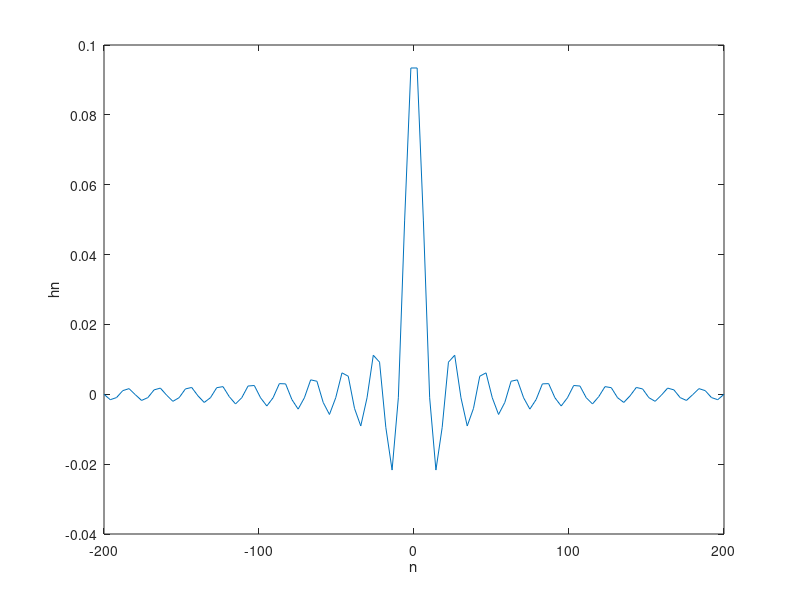
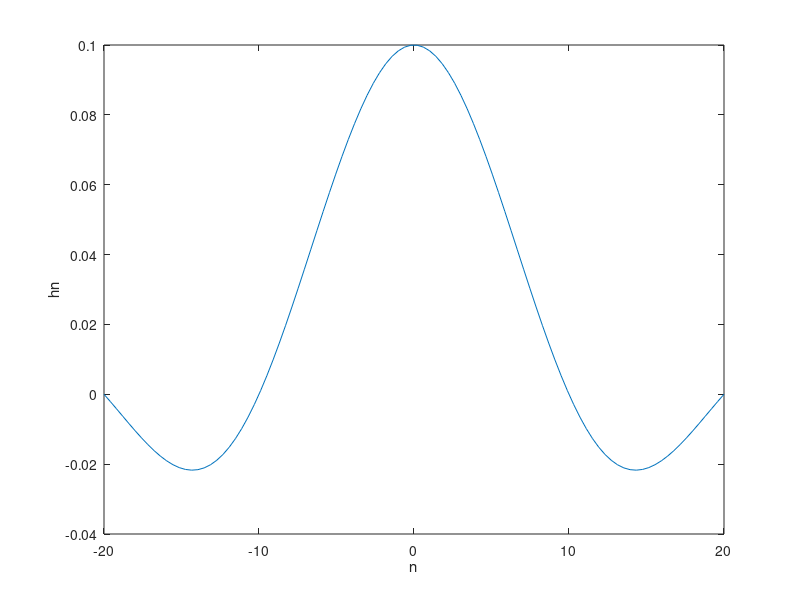
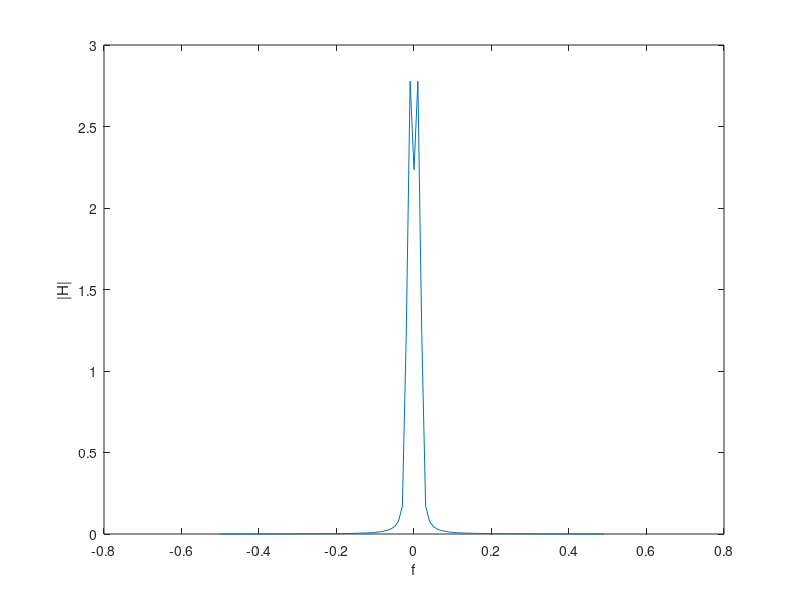
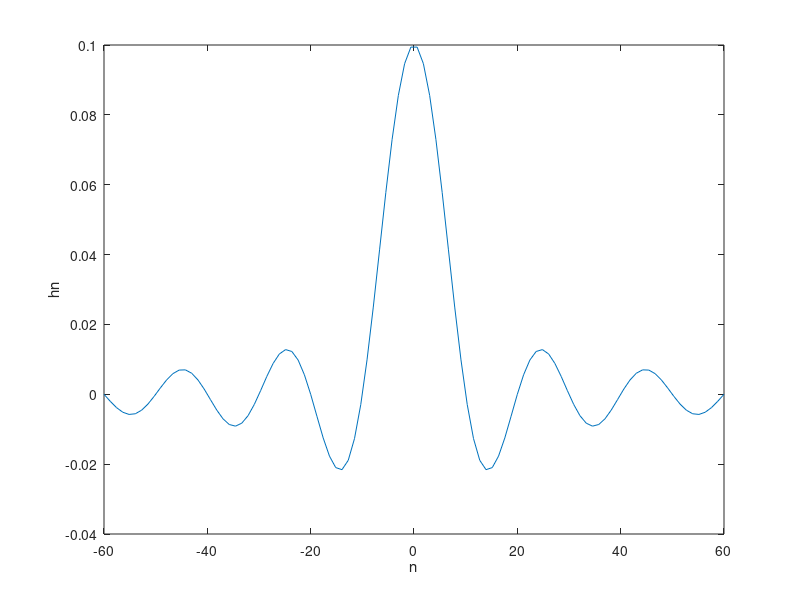

Recreate these plots in MATLAB, in order. (Note: this script raises an error after producing the figures.)
clear;
clc;
close all;

fe = 0.05;
n = linspace(-200,200);
h = 2*fe*sinc(2*fe*n);
figure;
plot(n,h);
xlabel('n')
ylabel('hn')
%c=2
n = linspace(-20,20);
h = 2*fe*sinc(2*fe*n);
figure;
plot(n,h);
xlabel('n')
ylabel('hn')
dtft = fft (h);
dtft = fftshift (abs(dtft));
fc = (-numel(dtft)/2:numel(dtft)/2-1)./numel(dtft);
figure;
plot(fc,dtft);
xlabel('f');
ylabel('|H|');
%c=5
n = linspace(-60,60);
h = 2*fe*sinc(2*fe*n);
figure;
plot(n,h);
xlabel('n')
ylabel('hn')
dtft = fft (h);
dtft = fftshift (abs(dtft));
fc = (-numel(dtft)/2:numel(dtft)/2-1)./numel(dtft);
figure;
plot(fc,dtft);
xlabel('f');
ylabel('|H|');
%c=10
n = linspace(-110,110);
h = 2*fe*sinc(2*fe*n);
figure;
plot(n,h);
xlabel('n')
ylabel('hn')
dtft = fft (h);
dtft = fftshift (abs(dtft));
fc = (-numel(dtft)/2:numel(dtft)/2-1)./numel(dtft);
figure;
plot(fc,dtft);
xlabel('f');
ylabel('|H|');
%last part 
iidp = zeros(1,100);
for i=1:100
flip = discrete([1,1]);
if(flip==2)
iidp(i) = 1;
else
iidp(i) = -1;
end
end

%c=5
n = linspace(-60,60);
h = 2*fe*sinc(2*fe*n);
figure;
stem(iidp)
xlabel('n');
iidpft  = fft(iidp);
filterdFt = iidpft.*fft(h);
filteredDt = ifft(filterdFt);
figure;
plot(filteredDt);
xlabel('n');
ylabel('Amplitude')

%c=2
n = linspace(-20,20);
h = 2*fe*sinc(2*fe*n);
figure;
stem(iidp)
xlabel('n');
iidpft  = fft(iidp);
filterdFt = iidpft.*fft(h);
filteredDt = ifft(filterdFt);
figure;
plot(filteredDt);
sxx = (abs(iidpft).^2).*(abs(fft(h))).^2;
x = -0.5:0.01:0.49;
figure;
stem(x,sxx);
xlabel('phi');
ylabel('sxx');

%c=5
n = linspace(-60,60);
h = 2*fe*sinc(2*fe*n);
figure;
stem(iidp)
xlabel('n');
iidpft  = fft(iidp);
filterdFt = iidpft.*fft(h);
filteredDt = ifft(filterdFt);
figure;
plot(filteredDt);
sxx = (abs(iidpft).^2).*(abs(fft(h))).^2;
x = -0.5:0.01:0.49;
figure;
stem(x,sxx);
xlabel('phi');
ylabel('sxx');
%c=10
n = linspace(-110,110);
h = 2*fe*sinc(2*fe*n);
figure;
stem(iidp)
xlabel('n');
iidpft  = fft(iidp);
filterdFt = iidpft.*fft(h);
filteredDt = ifft(filterdFt);
figure;
plot(filteredDt);
sxx = (abs(iidpft).^2).*(abs(fft(h))).^2;
x = -0.5:0.01:0.49;
figure;
stem(x,sxx);
xlabel('phi');
ylabel('sxx');